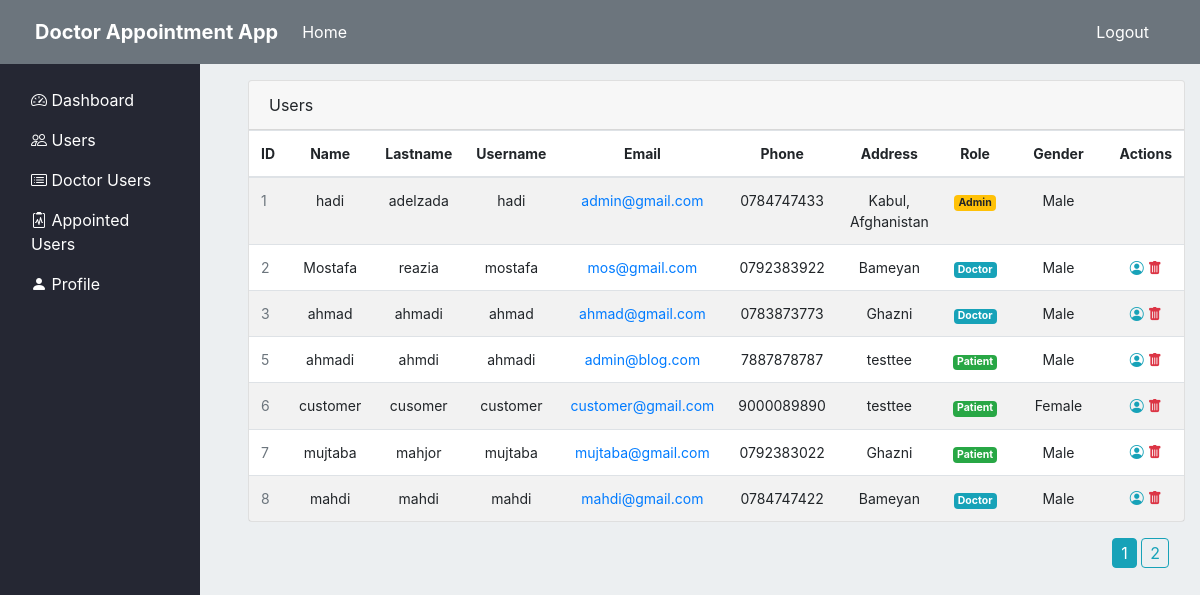
The page /admin/users/list (signed in) on the database its author committed.
### appointment/Models/UserModel.py (models this page shows, shortened)
class User(db.Model, UserMixin):
    id = db.Column(db.Integer, primary_key=True)
    username = db.Column(db.String(30), nullable=False, unique=True)
    name = db.Column(db.String(30), nullable=False)
    lastname = db.Column(db.String(30), nullable=False)
    email = db.Column(db.String(40), unique=True, nullable=False)
    address = db.Column(db.Text , nullable=False)
    phone = db.Column(db.String(20), unique=True, nullable=False)
    date_of_birth = db.Column(db.Date(), default = datetime.now().date())
    role = db.Column(db.Integer, nullable=False, default=3)
    gender = db.Column(db.Boolean, default=True, nullable=False)
    password = db.Column(db.String(60), nullable=False)
    doctorinfo = db.relationship('DoctorInfo', backref='User', cascade="all, delete", uselist=False, lazy=True)
    schedule = db.relationship('Schedule', backref='User', lazy=True)
    appointment = db.relationship('Appointment', backref='User', lazy=True)

### appointment/routes.py (the view)
@app.route("/admin/users/list")
@login_required
@admin_required
def users():
    return get_users_with_pagenation()

### appointment/Models/UserModel.py (called while the page is built)
@login_manager.user_loader
def load_user(user_id):
    return User.query.get(int(user_id))

### appointment/privilege.py (called while the page is built)
def admin_required(f):
    @wraps(f)
    def wrap(*args, **kwargs):
        if current_user and current_user.role == 1:
            return f(*args, **kwargs)
        flash("Ooops login or your privilege is not satisfied", "info")
        return redirect(url_for('home'))
    return wrap

### appointment/view.py (called while the page is built)
def get_users_with_pagenation():
    page = request.args.get('page', 1, type=int)
    users = User.query.paginate(page=page, per_page=7)
    return render_template("/usersList.html", users=users)

### appointment/templates/usersList.html
{% extends "index.html" %}
{% block section %}
    <div class="row">
        <div class="col-md-12">
            <div class="main-card mb-3 card">
                <div class="card-header">Users </div>
                <div class="table-responsive">
                    <table class="align-middle mb-0 table table-borderless table-striped table-hover">
                        <thead>
                            <tr  class="app-normal-font">
                                <th class="text-center">ID</th>
                                <th class="text-center">Name</th>
                                <th class="text-center">Lastname</th>
                                <th class="text-center">Username</th>
                                <th class="text-center">Email</th>
                                <th class="text-center">Phone</th>
                                <th class="text-center">Address</th>
                                <th class="text-center">Role</th>
                                <th class="text-center">Gender</th>
                                <th class="text-center">Actions</th>
                            </tr>
                        </thead>
                        <tbody>
                            {% for user in users.items %}
                                <tr class="app-normal-font p-0">
                                    <td class="align-center text-muted">{{ user.id }}</td>
                                    <td class="text-center">
                                        <div class="widget-content p-0">
                                            {{user.name}}
                                        </div>
                                    </td>
                                    <td class="text-center">{{user.lastname}}</td>
                                    <td class="text-center">{{user.username}}</td>
                                    <td class="text-center">
                                        <a href="{{ user.email }}">
                                            {{user.email}}
                                        </a>
                                    </td>
                                    <td class="text-center">
                                        {{user.phone}}
                                    </td>
                                    <td class="text-center">
                                        {{user.address}}
                                    </td>
                                    <td class="text-center">
                                        {% if user.role == 1 %}
                                            <div class="badge badge-warning">Admin </div>
                                        {% elif user.role == 2%}
                                            <div class="badge badge-info">Doctor </div>
                                        {% else %}
                                            <div class="badge badge-success">Patient </div>
                                        {% endif %}
                                    </td>
                                    <td class="text-center" style="width: 150px;">
                                        {% if user.gender == 1 %}
                                            Male
                                        {% else %}
                                            Female
                                        {% endif %}
                                    </td>
                                    <td class="text-center">
                                        {% if not current_user.id == user.id %}
                                            <a href="{{ url_for('user_info', id=user.id)}}" class="text-info">
                                                <i class="bi bi-person-circle"></i>
                                            </a>
                                            <a href="{{ url_for('delete', id = user.id)}}" class="text-danger"  onclick="confirmation(event)">
                                                <i class="bi bi-trash-fill"></i>
                                            </a>
                                        {% endif %}
                                    </td>
                                </tr>
                            {% endfor %}
                        </tbody>
                    </table>
                </div>
            </div>
            <div class="float-right mr-3">
            {% if users.pages > 1 %}
                {% for page_num in users.iter_pages(left_edge=1, right_edge=1, left_current=1, right_current=2) %}
                    {% if page_num  %}
                        {% if users.page == page_num  %}
                            <a class="btn btn-info nb-4" style="padding:2px 8px;" href="{{ url_for('users', page=page_num)}}">{{page_num}}</a>
                        {% else %}
                            <a class="btn btn-outline-info nb-4" style="padding:2px 8px;" href="{{ url_for('users', page=page_num)}}">{{page_num}}</a>
                        {% endif %}
                    {% else %}
                        ...
                    {% endif %}
                {% endfor %}
            {% endif %}
            </div>
        </div>
    </div>
{% endblock %}

### appointment/static/style.css (style rules this page uses)
.p-0 { padding: 0 !important; }
.body-bg { background-color: #eceff1; }
.app-normal-font { font-size: 14px; }

### rows shown on the page
User: id "1", name "hadi", lastname "adelzada", username "hadi", email "admin@gmail.com", phone "0784747433", address "Kabul, Afghanistan", role "Admin", gender "Male"
User: id "2", name "Mostafa", lastname "reazia", username "mostafa", email "mos@gmail.com", phone "0792383922", address "Bameyan", role "Doctor", gender "Male"
User: id "3", name "ahmad", lastname "ahmadi", username "ahmad", email "ahmad@gmail.com", phone "0783873773", address "Ghazni", role "Doctor", gender "Male"
User: id "5", name "ahmadi", lastname "ahmdi", username "ahmadi", email "admin@blog.com", phone "7887878787", address "testtee", role "Patient", gender "Male"
User: id "6", name "customer", lastname "cusomer", username "customer", email "customer@gmail.com", phone "9000089890", address "testtee", role "Patient", gender "Female"
User: id "7", name "mujtaba", lastname "mahjor", username "mujtaba", email "mujtaba@gmail.com", phone "0792383022", address "Ghazni", role "Patient", gender "Male"
User: id "8", name "mahdi", lastname "mahdi", username "mahdi", email "mahdi@gmail.com", phone "0784747422", address "Bameyan", role "Doctor", gender "Male"

### other values the page prints
{{ page_num }} "1"
{{ page_num }} "2"
